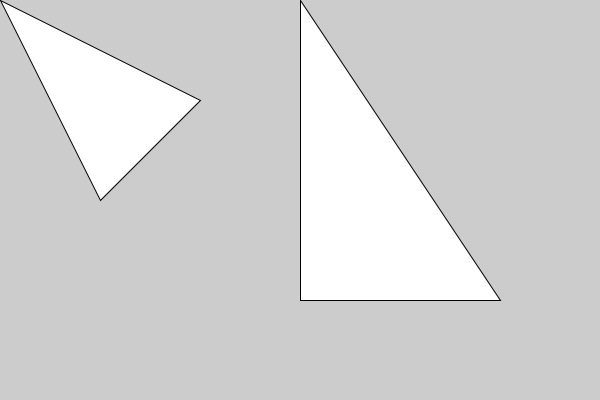
Frame 1 (no input)
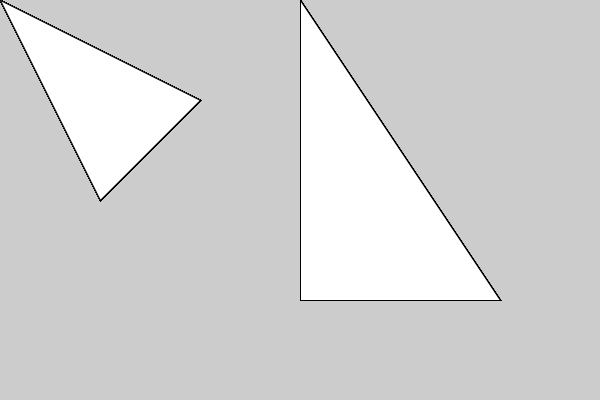
Frame 60 (the mouse pressed at the canvas centre just before this capture)
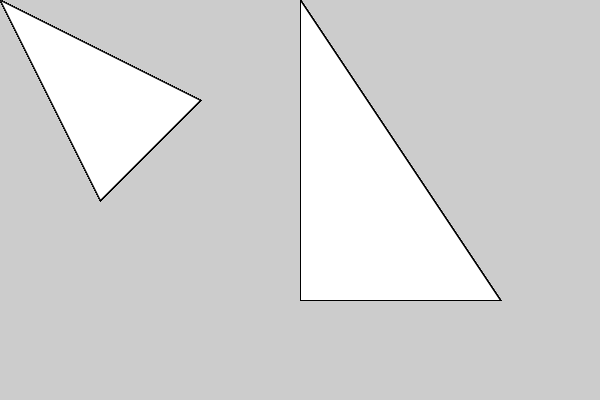
Frame 120 (the mouse held since frame 60 and released just before this capture)

The Processing sketch that drew these frames (run headless with seeded random() and noise(); from frame 60 on, the mouse is pressed at the canvas centre):

// Processing sketch: triangles
// ── triangles.pde
void setup() {
  size(600,400);
}

void draw() {
  triangle(0,0, 200,100, 100,200);
  
  triangle(300,0, 300,300, 500,300);  
}
